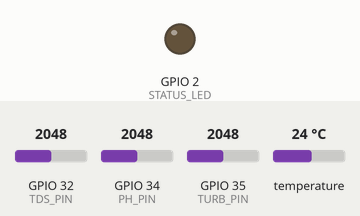
A sketch run on a simulated ESP32. On the bench: output pins drawn as LEDs (lit = HIGH). The inputs (shaded band) are chosen by the test bench; at power-on: GPIO 34 (PH_PIN) = 2048, GPIO 35 (TURB_PIN) = 2048, GPIO 32 (TDS_PIN) = 2048, temperature 24 °C (analog values on the 0–4095 scale). WiFi joins after 1.5 s; servers stay silent unless stated; no MQTT or app messages arrive unless stated; what the sketch prints to the serial monitor is not drawn.

Above: at 0.1 s.
At 17.1 s:
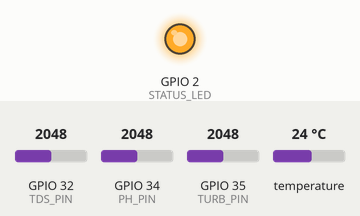
17.2 s: GPIO 34 (PH_PIN) set to 472
27.2 s: GPIO 35 (TURB_PIN) set to 3972
47.2 s: GPIO 34 (PH_PIN) set to 122
Timing chart, 0 to 50.2 s (numbered marks = the images above; inputs shaded):
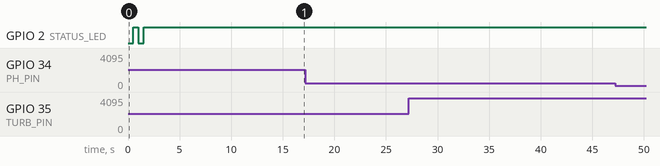

The sketch:

esp32_aquaguard.ino
```cpp
/*
 * AquaGuard - Smart Water Quality Monitoring System
 * Production ESP32 Firmware Sketch
 *
 * Supported Sensors:
 * 1. DS18B20 Waterproof Temperature Sensor (OneWire - GPIO 4)
 * 2. Gravity Analog pH Sensor SEN0161 (ADC - GPIO 34)
 * 3. Gravity Analog Turbidity Sensor SEN0189 (ADC - GPIO 35)
 * 4. Gravity Analog TDS Sensor SEN0244 (ADC - GPIO 32)
 *
 * Telemetry Protocols:
 * - Primary: MQTT Publish (aquaguard/devices/{DEVICE_UID}/readings)
 * - Fallback: HTTP POST (/api/v1/sensors/ingest)
 */

#include <WiFi.h>
#include <HTTPClient.h>
#include <PubSubClient.h>
#include <ArduinoJson.h>
#include <OneWire.h>
#include <DallasTemperature.h>

// ======================== CONFIGURATION ========================
const char* WIFI_SSID     = "YOUR_WIFI_SSID";
const char* WIFI_PASSWORD = "YOUR_WIFI_PASSWORD";

// Backend Server & MQTT Broker
const char* SERVER_HOST   = "192.168.1.100";  // AquaGuard server IP
const int   HTTP_PORT     = 8000;
const int   MQTT_PORT     = 1883;

// Device Credentials (Generated in AquaGuard Device Fleet page)
const char* DEVICE_UID    = "ESP32-AQUA-01";
const char* DEVICE_TOKEN  = "aq_paste_your_generated_device_token_here";
const int   STATION_ID    = 1;  // Station ID this device is assigned to

// Reporting Frequency
const unsigned long SAMPLING_INTERVAL_MS = 5000;  // 5 seconds

// Pin Definitions
#define ONE_WIRE_BUS 4     // DS18B20 Data pin
#define PH_PIN       34    // Analog pH Sensor (ADC1_CH6)
#define TURB_PIN     35    // Analog Turbidity Sensor (ADC1_CH7)
#define TDS_PIN      32    // Analog TDS Sensor (ADC1_CH4)
#define STATUS_LED   2     // Built-in Blue LED for status

// Calibration Parameters (Calibrate in pH 7.0 & pH 4.0 standard buffer solutions)
float pH_NeutralVoltage = 1500.0; // mV in pH 7.0 buffer
float pH_AcidVoltage    = 2032.4; // mV in pH 4.0 buffer

// ======================== GLOBAL OBJECTS ========================
WiFiClient espClient;
PubSubClient mqttClient(espClient);
OneWire oneWire(ONE_WIRE_BUS);
DallasTemperature tempSensor(&oneWire);

unsigned long lastSampleTime = 0;

// ======================== HELPER FUNCTIONS ========================
void setupWiFi() {
  Serial.print("Connecting to WiFi: ");
  Serial.println(WIFI_SSID);
  WiFi.mode(WIFI_STA);
  WiFi.begin(WIFI_SSID, WIFI_PASSWORD);

  int attempts = 0;
  while (WiFi.status() != WL_CONNECTED && attempts < 20) {
    delay(500);
    Serial.print(".");
    digitalWrite(STATUS_LED, !digitalRead(STATUS_LED));
    attempts++;
  }

  if (WiFi.status() == WL_CONNECTED) {
    Serial.println("\nWiFi Connected! IP Address: " + WiFi.localIP().toString());
    digitalWrite(STATUS_LED, HIGH);
  } else {
    Serial.println("\nWiFi connection failed! Telemetry will queue until connection restored.");
  }
}

void reconnectMQTT() {
  if (WiFi.status() != WL_CONNECTED) return;

  if (!mqttClient.connected()) {
    Serial.print("Attempting MQTT connection to ");
    Serial.print(SERVER_HOST);
    Serial.print("...");

    String clientId = "AquaGuard-ESP32-" + String(DEVICE_UID);
    if (mqttClient.connect(clientId.c_str())) {
      Serial.println("connected!");
      // Send initial heartbeat
      String hbTopic = "aquaguard/devices/" + String(DEVICE_UID) + "/heartbeat";
      String hbMsg = "{\"status\":\"ONLINE\",\"rssi\":" + String(WiFi.RSSI()) + "}";
      mqttClient.publish(hbTopic.c_str(), hbMsg.c_str());
    } else {
      Serial.print("failed, rc=");
      Serial.print(mqttClient.state());
      Serial.println(" (will use HTTP fallback)");
    }
  }
}

float readTemperature() {
  tempSensor.requestTemperatures();
  float tempC = tempSensor.getTempCByIndex(0);
  if (tempC < -50.0 || tempC > 100.0) {
    return 22.0; // Fallback default temperature
  }
  return tempC;
}

float readPH(float temperatureC) {
  int rawADC = analogRead(PH_PIN);
  float voltageMv = (rawADC / 4095.0) * 3300.0;

  // 2-point calibration formula
  float slope = (7.0 - 4.0) / ((pH_NeutralVoltage - 1500.0) / 3.0 - (pH_AcidVoltage - 1500.0) / 3.0);
  float intercept = 7.0 - slope * (pH_NeutralVoltage - 1500.0) / 3.0;
  float calculatedPH = slope * (voltageMv - 1500.0) / 3.0 + intercept;

  if (calculatedPH < 0.0) calculatedPH = 0.0;
  if (calculatedPH > 14.0) calculatedPH = 14.0;
  return calculatedPH;
}

float readTurbidity() {
  int rawADC = analogRead(TURB_PIN);
  float voltage = (rawADC / 4095.0) * 3.3;

  // Sensor response curve mapping for SEN0189
  // V > 2.5V = clear water (~0-5 NTU), lower V = higher cloudiness
  float ntu = 0.0;
  if (voltage < 2.5) {
    ntu = 3000.0;
  } else if (voltage >= 4.2) {
    ntu = 0.5;
  } else {
    ntu = -1120.4 * (voltage * voltage) + 5742.3 * voltage - 4352.9;
    if (ntu < 0) ntu = 0.5;
  }
  return ntu;
}

float readTDS(float temperatureC) {
  int rawADC = analogRead(TDS_PIN);
  float voltage = (rawADC / 4095.0) * 3.3;

  // Temperature compensation formula: fFinalResult(25^C) = fFinalResult(current)/(1.0+0.02*(fTP-25.0));
  float compensationCoefficient = 1.0 + 0.02 * (temperatureC - 25.0);
  float compensationVoltage = voltage / compensationCoefficient;

  // Convert voltage to TDS value (SEN0244 characteristic curve)
  float tdsValue = (133.42 * pow(compensationVoltage, 3) - 255.86 * pow(compensationVoltage, 2) + 857.39 * compensationVoltage) * 0.5;
  if (tdsValue < 0) tdsValue = 0;
  return tdsValue;
}

void sendTelemetryHTTP(String jsonPayload) {
  if (WiFi.status() != WL_CONNECTED) return;

  HTTPClient http;
  String url = "http://" + String(SERVER_HOST) + ":" + String(HTTP_PORT) + "/api/v1/sensors/ingest";
  http.begin(url);
  http.addHeader("Content-Type", "application/json");
  http.addHeader("X-Device-Token", DEVICE_TOKEN);

  int httpCode = http.POST(jsonPayload);
  if (httpCode > 0) {
    Serial.printf("[HTTP] Ingest status: %d\n", httpCode);
  } else {
    Serial.printf("[HTTP] POST failed, error: %s\n", http.errorToString(httpCode).c_str());
  }
  http.end();
}

// ======================== SETUP & LOOP ========================
void setup() {
  Serial.begin(115200);
  pinMode(STATUS_LED, OUTPUT);
  pinMode(PH_PIN, INPUT);
  pinMode(TURB_PIN, INPUT);
  pinMode(TDS_PIN, INPUT);

  analogReadResolution(12); // ESP32 12-bit ADC (0 - 4095)
  tempSensor.begin();

  setupWiFi();

  mqttClient.setServer(SERVER_HOST, MQTT_PORT);
  mqttClient.setBufferSize(512);
}

void loop() {
  if (WiFi.status() == WL_CONNECTED) {
    if (!mqttClient.connected()) {
      reconnectMQTT();
    }
    mqttClient.loop();
  }

  unsigned long currentMillis = millis();
  if (currentMillis - lastSampleTime >= SAMPLING_INTERVAL_MS) {
    lastSampleTime = currentMillis;

    // 1. Acquire sensor readings
    float temperatureC = readTemperature();
    float ph = readPH(temperatureC);
    float turbidity = readTurbidity();
    float tds = readTDS(temperatureC);
    float conductivity = tds * 1.56; // Empirical EC (µS/cm) from TDS

    // 2. Build JSON telemetry document
    StaticJsonDocument<512> doc;
    doc["station_id"] = STATION_ID;
    doc["device_uid"] = DEVICE_UID;
    doc["ph"] = round(ph * 100) / 100.0;
    doc["turbidity_ntu"] = round(turbidity * 100) / 100.0;
    doc["temperature_c"] = round(temperatureC * 10) / 10.0;
    doc["dissolved_oxygen_mg_l"] = 8.1; // If DO probe installed, map analog pin
    doc["tds_ppm"] = round(tds * 10) / 10.0;
    doc["electrical_conductivity_us_cm"] = round(conductivity * 10) / 10.0;
    doc["is_simulated"] = false;

    String jsonPayload;
    serializeJson(doc, jsonPayload);

    Serial.println("\n[SENSORS] Acquired Water Telemetry: " + jsonPayload);

    // 3. Transmit telemetry via MQTT or fallback to HTTP
    bool published = false;
    if (mqttClient.connected()) {
      String topic = "aquaguard/devices/" + String(DEVICE_UID) + "/readings";
      published = mqttClient.publish(topic.c_str(), jsonPayload.c_str());
      if (published) {
        Serial.println("[MQTT] Telemetry published to " + topic);
      }
    }

    if (!published) {
      Serial.println("[HTTP] Publishing via HTTP Ingestion API fallback...");
      sendTelemetryHTTP(jsonPayload);
    }
  }
}
```

Measured:
- after the input at 17.2 s, every drawn part: stays the same
- after the input at 27.2 s, every drawn part: stays the same
- after the input at 47.2 s, every drawn part: stays the same
